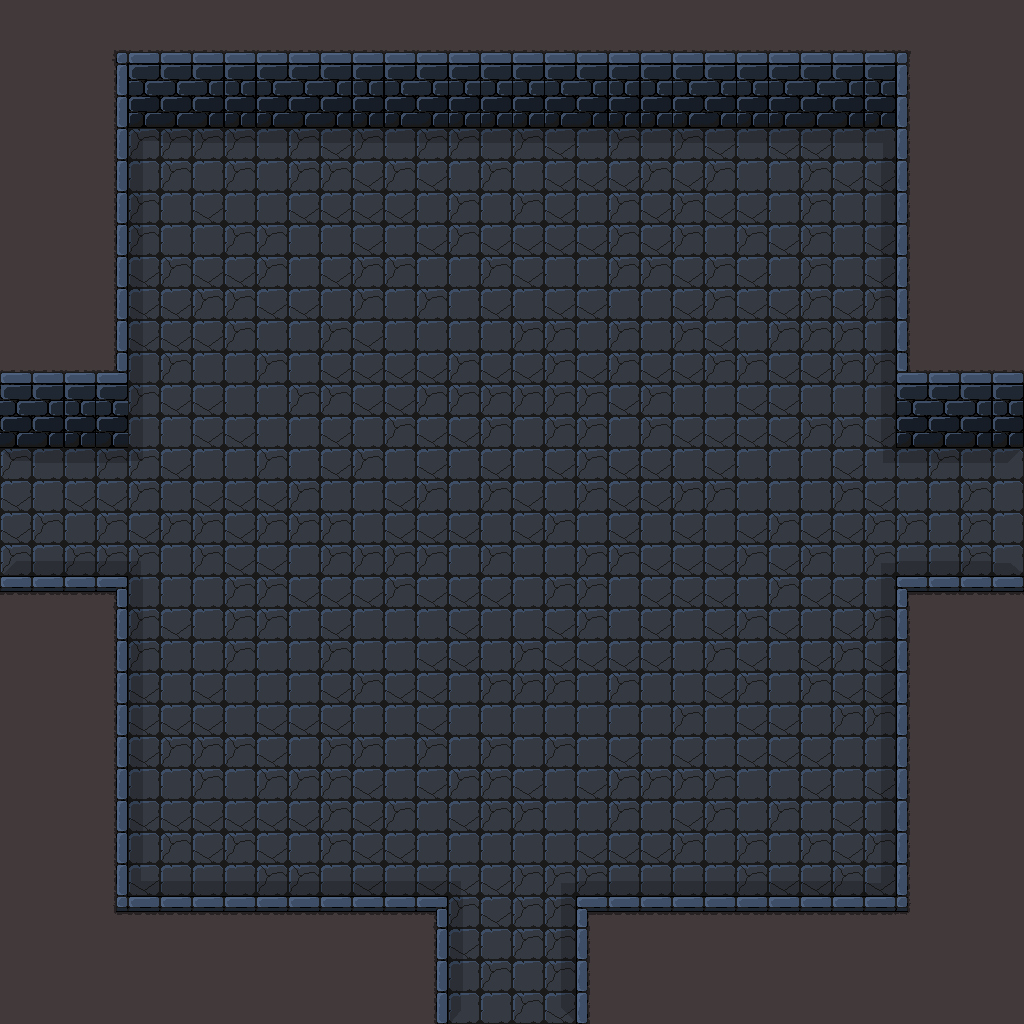

This game map was drawn from its Tiled (.tmx) file and the tilesets committed beside it. A one-line description and the trimmed map source follow:
An orthogonal 32x32 tile map with 32x32 px tiles, 2 tile layers (Tile Layer 1, Tile Layer 2) and 13 objects.

<map version="1.0" orientation="orthogonal" renderorder="right-down" width="32" height="32" tilewidth="32" tileheight="32" nextobjectid="40">
 <tileset firstgid="1" name="dungeon" tilewidth="32" tileheight="32" tilecount="64">
  <image source="../assets/Sprites/Worlds/dungeon.png" width="256" height="256" />
 </tileset>
 <layer name="Tile Layer 1" width="32" height="32">
  <data>[1024 cells, 1024 non-empty, 4 distinct tile ids]</data>
 </layer>
 <layer name="Tile Layer 2" width="32" height="32">
  <data>[1024 cells, 299 non-empty, 26 distinct tile ids]</data>
 </layer>
 <objectgroup name="Object Layer 1">
  <object id="20" x="116" y="56" width="789.333" height="38.6667" />
  <object id="22" x="897.333" y="55.3333" width="16.6667" height="362" />
  <object id="23" x="900" y="373.333" width="125.333" height="45.3333" />
  <object id="24" x="898.667" y="578.667" width="121.333" height="12" />
  <object id="25" x="897.333" y="581.333" width="8" height="316" />
  <object id="27" x="578" y="898" width="329" height="12" />
  <object id="28" x="577" y="900" width="12" height="128" />
  <object id="31" x="436" y="897" width="11" height="125" />
  <object id="32" x="114.667" y="577.333" width="13.3333" height="329.333" />
  <object id="34" x="116" y="897.333" width="329.333" height="10.6667" />
  <object id="35" x="-1.33333" y="578.667" width="129.333" height="10.6667" />
  <object id="38" x="-1.33333" y="373.333" width="128" height="38.6667" />
  <object id="39" x="116" y="73.3333" width="10.6667" height="338.667" />
 </objectgroup>
</map>
